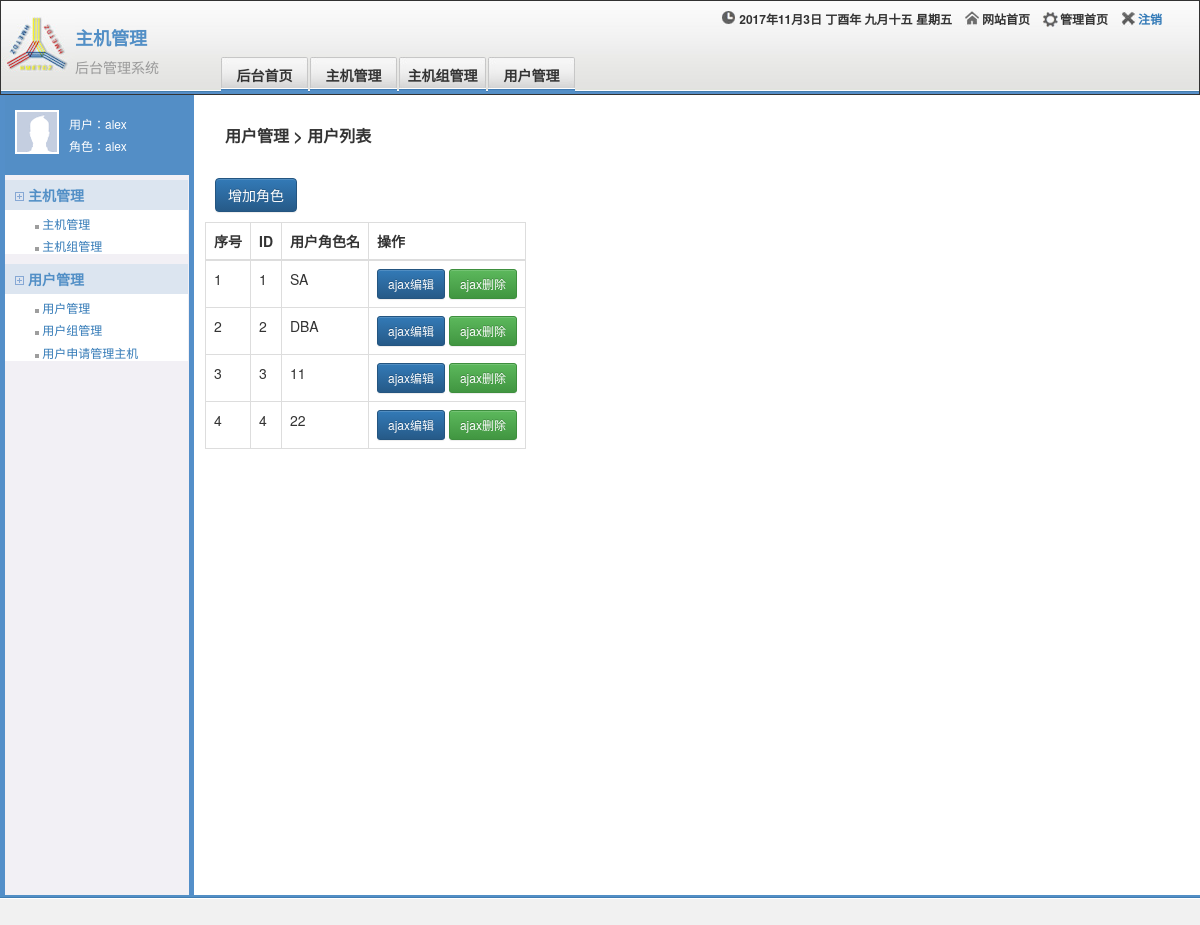
Page /machine/usergroup/ (signed in) on the committed database.
### machine/models.py (models this page shows)
class UserGroup(models.Model):
    name=models.CharField(max_length=32)

### machine/views.py (the view)
    def inner(*args,**kwargs):
        request=args[0]
        if not request.session.get("is_login"):
            return redirect("/login")
        else:
            return func(*args,**kwargs)

### machine/views.py (called while the page is built)
def auth(func):
    def inner(*args,**kwargs):
        request=args[0]
        if not request.session.get("is_login"):
            return redirect("/login")
        else:
            return func(*args,**kwargs)
    return inner

@auth #装饰器登陆
def usergroup(request):
    if request.method=="GET":
        user_groups=UserGroup.objects.all()
        return render(request,"usergroup.html",{"user_groups":user_groups})
    if request.method=="POST":
        gname=request.POST.get("gname")
        obj=UserGroup.objects.create(name=gname)
        return redirect("/machine/usergroup")

### templates/usergroup.html (shortened to what this page needs)
{% extends "muban.html" %}
{% block content %}
    <p class="nav-info">用户管理 > 用户列表</p>
    <div class="host_list ">
        <div class="func">
            <a id="usergroup_add" class="btn btn-primary " role="button">增加角色</a>
        </div>
        <table class="table table-bordered">
            <thead>
            <th>序号</th>
            <th>ID</th>
            <th>用户角色名</th>
            <th>操作</th>
            </thead>
            <tbody>
            {% for user_group in user_groups %}
                <tr uid="{{ user_group.id }}" id="tr_user_id">
                    <td>{{ forloop.counter }}</td>
                    <td target="id" id="user_id">{{ user_group.id }}</td>
                    <td target="gname">{{ user_group.name }}</td>
                    <td>
                        <a class="btn btn-primary btn-sm usergroup_edit_a" role="button">ajax编辑</a>
                        <a class="btn btn-success btn-sm usergroup_delete_a" role="button">ajax删除</a>
                    </td>
                </tr>
            {% endfor %}
            </tbody>
        </table>
    </div>
{% endblock %}

### static/css/common.css (style rules this page uses)
body { margin: 0; }
a { text-decoration: none; }

### static/css/other.css (style rules this page uses)
.nav-info { font-size: 16px; font-weight: bold; margin: 30px 20px; }
.host_list { margin-top: 30px; padding: 0; }
.func { margin: 10px; }

### rows in the picture
UserGroup: id "1", name "SA"
UserGroup: id "2", name "DBA"
UserGroup: id "3", name "11"
UserGroup: id "4", name "22"

### other values in the picture
{{ request.session.username }} "alex"
{{ request.session.role }} "alex"
